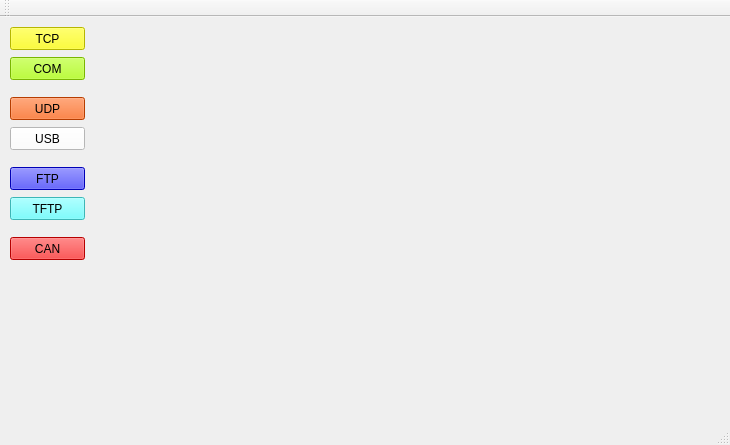
<?xml version="1.0" encoding="UTF-8"?>
<ui version="4.0">
 <class>MainWindow</class>
 <widget class="QMainWindow" name="MainWindow">
  <property name="geometry">
   <rect>
    <x>0</x>
    <y>0</y>
    <width>730</width>
    <height>445</height>
   </rect>
  </property>
  <property name="windowTitle">
   <string>MainWindow</string>
  </property>
  <widget class="QWidget" name="centralWidget">
   <widget class="QPushButton" name="Tcp_Btn">
    <property name="geometry">
     <rect>
      <x>10</x>
      <y>10</y>
      <width>75</width>
      <height>23</height>
     </rect>
    </property>
    <property name="styleSheet">
     <string notr="true">background-color: rgb(255, 255, 0);</string>
    </property>
    <property name="text">
     <string>TCP</string>
    </property>
   </widget>
   <widget class="QPushButton" name="Com_Btn">
    <property name="geometry">
     <rect>
      <x>10</x>
      <y>40</y>
      <width>75</width>
      <height>23</height>
     </rect>
    </property>
    <property name="styleSheet">
     <string notr="true">background-color: rgb(170, 255, 0);</string>
    </property>
    <property name="text">
     <string>COM</string>
    </property>
   </widget>
   <widget class="QPushButton" name="Udp_Btn">
    <property name="geometry">
     <rect>
      <x>10</x>
      <y>80</y>
      <width>75</width>
      <height>23</height>
     </rect>
    </property>
    <property name="styleSheet">
     <string notr="true">background-color: rgb(255, 85, 0);</string>
    </property>
    <property name="text">
     <string>UDP</string>
    </property>
   </widget>
   <widget class="QPushButton" name="Usb_Btn">
    <property name="geometry">
     <rect>
      <x>10</x>
      <y>110</y>
      <width>75</width>
      <height>23</height>
     </rect>
    </property>
    <property name="styleSheet">
     <string notr="true">background-color: rgb(255, 255, 255);</string>
    </property>
    <property name="text">
     <string>USB</string>
    </property>
   </widget>
   <widget class="QPushButton" name="Ftp_Btn">
    <property name="geometry">
     <rect>
      <x>10</x>
      <y>150</y>
      <width>75</width>
      <height>23</height>
     </rect>
    </property>
    <property name="styleSheet">
     <string notr="true">background-color: rgb(0, 0, 255);</string>
    </property>
    <property name="text">
     <string>FTP</string>
    </property>
   </widget>
   <widget class="QPushButton" name="Tftp_Btn">
    <property name="geometry">
     <rect>
      <x>10</x>
      <y>180</y>
      <width>75</width>
      <height>23</height>
     </rect>
    </property>
    <property name="styleSheet">
     <string notr="true">background-color: rgb(85, 255, 255);</string>
    </property>
    <property name="text">
     <string>TFTP</string>
    </property>
   </widget>
   <widget class="QPushButton" name="Can_Btn">
    <property name="geometry">
     <rect>
      <x>10</x>
      <y>220</y>
      <width>75</width>
      <height>23</height>
     </rect>
    </property>
    <property name="styleSheet">
     <string notr="true">background-color: rgb(255, 0, 0);</string>
    </property>
    <property name="text">
     <string>CAN</string>
    </property>
   </widget>
  </widget>
  <widget class="QMenuBar" name="menuBar">
   <property name="geometry">
    <rect>
     <x>0</x>
     <y>0</y>
     <width>730</width>
     <height>23</height>
    </rect>
   </property>
  </widget>
  <widget class="QToolBar" name="mainToolBar">
   <attribute name="toolBarArea">
    <enum>TopToolBarArea</enum>
   </attribute>
   <attribute name="toolBarBreak">
    <bool>false</bool>
   </attribute>
  </widget>
  <widget class="QStatusBar" name="statusBar"/>
 </widget>
 <layoutdefault spacing="6" margin="11"/>
 <resources/>
 <connections/>
</ui>
